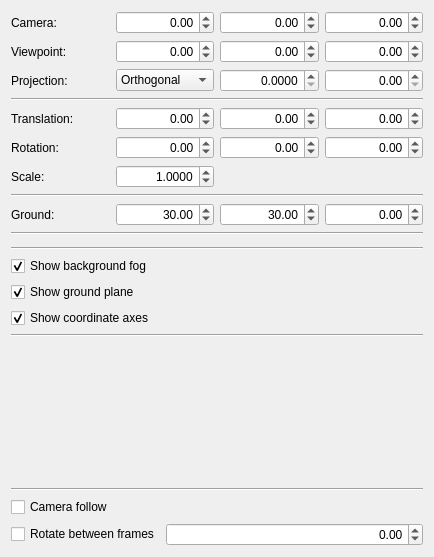
<?xml version="1.0" encoding="UTF-8"?>
<ui version="4.0">
 <class>SceneControl</class>
 <widget class="QWidget" name="SceneControl">
  <property name="geometry">
   <rect>
    <x>0</x>
    <y>0</y>
    <width>434</width>
    <height>557</height>
   </rect>
  </property>
  <property name="windowTitle">
   <string>Form</string>
  </property>
  <layout class="QVBoxLayout" name="verticalLayout">
   <item>
    <layout class="QGridLayout" name="cameraLayout">
     <item row="0" column="0">
      <widget class="QLabel" name="cameraPositionTextLabel">
       <property name="text">
        <string>Camera:</string>
       </property>
      </widget>
     </item>
     <item row="0" column="1">
      <widget class="QDoubleSpinBox" name="cameraXSpinBox">
       <property name="alignment">
        <set>Qt::AlignRight|Qt::AlignTrailing|Qt::AlignVCenter</set>
       </property>
       <property name="minimum">
        <double>-1000.000000000000000</double>
       </property>
       <property name="maximum">
        <double>1000.000000000000000</double>
       </property>
      </widget>
     </item>
     <item row="0" column="2">
      <widget class="QDoubleSpinBox" name="cameraYSpinBox">
       <property name="alignment">
        <set>Qt::AlignRight|Qt::AlignTrailing|Qt::AlignVCenter</set>
       </property>
       <property name="minimum">
        <double>-1000.000000000000000</double>
       </property>
       <property name="maximum">
        <double>1000.000000000000000</double>
       </property>
      </widget>
     </item>
     <item row="0" column="3">
      <widget class="QDoubleSpinBox" name="cameraZSpinBox">
       <property name="alignment">
        <set>Qt::AlignRight|Qt::AlignTrailing|Qt::AlignVCenter</set>
       </property>
       <property name="minimum">
        <double>-1000.000000000000000</double>
       </property>
       <property name="maximum">
        <double>1000.000000000000000</double>
       </property>
      </widget>
     </item>
     <item row="1" column="0">
      <widget class="QLabel" name="cameraViewpointTextLabel">
       <property name="text">
        <string>Viewpoint:</string>
       </property>
      </widget>
     </item>
     <item row="1" column="1">
      <widget class="QDoubleSpinBox" name="cameraViewXSpinBox">
       <property name="alignment">
        <set>Qt::AlignRight|Qt::AlignTrailing|Qt::AlignVCenter</set>
       </property>
       <property name="minimum">
        <double>-1000.000000000000000</double>
       </property>
       <property name="maximum">
        <double>1000.000000000000000</double>
       </property>
      </widget>
     </item>
     <item row="1" column="2">
      <widget class="QDoubleSpinBox" name="cameraViewYSpinBox">
       <property name="alignment">
        <set>Qt::AlignRight|Qt::AlignTrailing|Qt::AlignVCenter</set>
       </property>
       <property name="minimum">
        <double>-1000.000000000000000</double>
       </property>
       <property name="maximum">
        <double>1000.000000000000000</double>
       </property>
      </widget>
     </item>
     <item row="1" column="3">
      <widget class="QDoubleSpinBox" name="cameraViewZSpinBox">
       <property name="alignment">
        <set>Qt::AlignRight|Qt::AlignTrailing|Qt::AlignVCenter</set>
       </property>
       <property name="minimum">
        <double>-1000.000000000000000</double>
       </property>
       <property name="maximum">
        <double>1000.000000000000000</double>
       </property>
      </widget>
     </item>
     <item row="2" column="0">
      <widget class="QLabel" name="cameraModeTextLabel">
       <property name="text">
        <string>Projection:</string>
       </property>
      </widget>
     </item>
     <item row="2" column="1">
      <widget class="QComboBox" name="cameraModeComboBox">
       <item>
        <property name="text">
         <string>Orthogonal</string>
        </property>
       </item>
       <item>
        <property name="text">
         <string>Perspective</string>
        </property>
       </item>
      </widget>
     </item>
     <item row="2" column="2">
      <widget class="QDoubleSpinBox" name="cameraNearSpinBox">
       <property name="alignment">
        <set>Qt::AlignRight|Qt::AlignTrailing|Qt::AlignVCenter</set>
       </property>
       <property name="decimals">
        <number>4</number>
       </property>
       <property name="maximum">
        <double>10.000000000000000</double>
       </property>
      </widget>
     </item>
     <item row="2" column="3">
      <widget class="QDoubleSpinBox" name="cameraFarSpinBox">
       <property name="alignment">
        <set>Qt::AlignRight|Qt::AlignTrailing|Qt::AlignVCenter</set>
       </property>
       <property name="decimals">
        <number>2</number>
       </property>
       <property name="maximum">
        <double>1000.000000000000000</double>
       </property>
      </widget>
     </item>
    </layout>
   </item>
   <item>
    <widget class="Line" name="line_7">
     <property name="orientation">
      <enum>Qt::Horizontal</enum>
     </property>
    </widget>
   </item>
   <item>
    <layout class="QGridLayout" name="sceneLayout">
     <item row="1" column="0">
      <widget class="QLabel" name="sceneTranslationTextLabel">
       <property name="text">
        <string>Translation:</string>
       </property>
      </widget>
     </item>
     <item row="1" column="1">
      <widget class="QDoubleSpinBox" name="sceneXSpinBox">
       <property name="alignment">
        <set>Qt::AlignRight|Qt::AlignTrailing|Qt::AlignVCenter</set>
       </property>
       <property name="minimum">
        <double>-1000.000000000000000</double>
       </property>
       <property name="maximum">
        <double>1000.000000000000000</double>
       </property>
      </widget>
     </item>
     <item row="1" column="2">
      <widget class="QDoubleSpinBox" name="sceneYSpinBox">
       <property name="alignment">
        <set>Qt::AlignRight|Qt::AlignTrailing|Qt::AlignVCenter</set>
       </property>
       <property name="minimum">
        <double>-1000.000000000000000</double>
       </property>
       <property name="maximum">
        <double>1000.000000000000000</double>
       </property>
      </widget>
     </item>
     <item row="1" column="3">
      <widget class="QDoubleSpinBox" name="sceneZSpinBox">
       <property name="alignment">
        <set>Qt::AlignRight|Qt::AlignTrailing|Qt::AlignVCenter</set>
       </property>
       <property name="minimum">
        <double>-1000.000000000000000</double>
       </property>
       <property name="maximum">
        <double>1000.000000000000000</double>
       </property>
      </widget>
     </item>
     <item row="2" column="0">
      <widget class="QLabel" name="sceneRotationTextLabel">
       <property name="text">
        <string>Rotation:</string>
       </property>
      </widget>
     </item>
     <item row="3" column="0">
      <widget class="QLabel" name="sceneScaleTextLabel">
       <property name="text">
        <string>Scale:</string>
       </property>
      </widget>
     </item>
     <item row="2" column="1">
      <widget class="QDoubleSpinBox" name="sceneYawSpinBox">
       <property name="alignment">
        <set>Qt::AlignRight|Qt::AlignTrailing|Qt::AlignVCenter</set>
       </property>
       <property name="minimum">
        <double>-180.000000000000000</double>
       </property>
       <property name="maximum">
        <double>179.990000000000009</double>
       </property>
      </widget>
     </item>
     <item row="2" column="2">
      <widget class="QDoubleSpinBox" name="scenePitchSpinBox">
       <property name="alignment">
        <set>Qt::AlignRight|Qt::AlignTrailing|Qt::AlignVCenter</set>
       </property>
       <property name="minimum">
        <double>-180.000000000000000</double>
       </property>
       <property name="maximum">
        <double>179.990000000000009</double>
       </property>
      </widget>
     </item>
     <item row="2" column="3">
      <widget class="QDoubleSpinBox" name="sceneRollSpinBox">
       <property name="alignment">
        <set>Qt::AlignRight|Qt::AlignTrailing|Qt::AlignVCenter</set>
       </property>
       <property name="minimum">
        <double>-180.000000000000000</double>
       </property>
       <property name="maximum">
        <double>179.990000000000009</double>
       </property>
      </widget>
     </item>
     <item row="3" column="1">
      <widget class="QDoubleSpinBox" name="sceneScaleSpinBox">
       <property name="alignment">
        <set>Qt::AlignRight|Qt::AlignTrailing|Qt::AlignVCenter</set>
       </property>
       <property name="decimals">
        <number>4</number>
       </property>
       <property name="minimum">
        <double>0.000100000000000</double>
       </property>
       <property name="singleStep">
        <double>0.010000000000000</double>
       </property>
       <property name="value">
        <double>1.000000000000000</double>
       </property>
      </widget>
     </item>
    </layout>
   </item>
   <item>
    <widget class="Line" name="line">
     <property name="orientation">
      <enum>Qt::Horizontal</enum>
     </property>
    </widget>
   </item>
   <item>
    <layout class="QGridLayout" name="groundLayout">
     <item row="0" column="0">
      <widget class="QLabel" name="groundTextLabel">
       <property name="text">
        <string>Ground:</string>
       </property>
      </widget>
     </item>
     <item row="0" column="1">
      <widget class="QDoubleSpinBox" name="groundXSpinBox">
       <property name="alignment">
        <set>Qt::AlignRight|Qt::AlignTrailing|Qt::AlignVCenter</set>
       </property>
       <property name="singleStep">
        <double>0.010000000000000</double>
       </property>
       <property name="value">
        <double>30.000000000000000</double>
       </property>
      </widget>
     </item>
     <item row="0" column="2">
      <widget class="QDoubleSpinBox" name="groundYSpinBox">
       <property name="alignment">
        <set>Qt::AlignRight|Qt::AlignTrailing|Qt::AlignVCenter</set>
       </property>
       <property name="singleStep">
        <double>0.010000000000000</double>
       </property>
       <property name="value">
        <double>30.000000000000000</double>
       </property>
      </widget>
     </item>
     <item row="0" column="3">
      <widget class="QDoubleSpinBox" name="groundZSpinBox">
       <property name="alignment">
        <set>Qt::AlignRight|Qt::AlignTrailing|Qt::AlignVCenter</set>
       </property>
       <property name="minimum">
        <double>-100.000000000000000</double>
       </property>
       <property name="maximum">
        <double>100.000000000000000</double>
       </property>
       <property name="singleStep">
        <double>0.010000000000000</double>
       </property>
      </widget>
     </item>
    </layout>
   </item>
   <item>
    <widget class="Line" name="line_8">
     <property name="orientation">
      <enum>Qt::Horizontal</enum>
     </property>
    </widget>
   </item>
   <item>
    <widget class="ColorChooser" name="colorChooser" native="true"/>
   </item>
   <item>
    <widget class="Line" name="line_4">
     <property name="orientation">
      <enum>Qt::Horizontal</enum>
     </property>
    </widget>
   </item>
   <item>
    <layout class="QGridLayout" name="showLayout">
     <item row="2" column="0">
      <widget class="QCheckBox" name="showAxesCheckBox">
       <property name="text">
        <string>Show coordinate axes</string>
       </property>
       <property name="checked">
        <bool>true</bool>
       </property>
      </widget>
     </item>
     <item row="0" column="0">
      <widget class="QCheckBox" name="showFogCheckBox">
       <property name="text">
        <string>Show background fog</string>
       </property>
       <property name="checked">
        <bool>true</bool>
       </property>
      </widget>
     </item>
     <item row="1" column="0">
      <widget class="QCheckBox" name="showGroundCheckBox">
       <property name="text">
        <string>Show ground plane</string>
       </property>
       <property name="checked">
        <bool>true</bool>
       </property>
      </widget>
     </item>
    </layout>
   </item>
   <item>
    <widget class="Line" name="line_5">
     <property name="orientation">
      <enum>Qt::Horizontal</enum>
     </property>
    </widget>
   </item>
   <item>
    <spacer name="verticalSpacer">
     <property name="orientation">
      <enum>Qt::Vertical</enum>
     </property>
     <property name="sizeType">
      <enum>QSizePolicy::Expanding</enum>
     </property>
     <property name="sizeHint" stdset="0">
      <size>
       <width>20</width>
       <height>40</height>
      </size>
     </property>
    </spacer>
   </item>
   <item>
    <widget class="Line" name="line_6">
     <property name="orientation">
      <enum>Qt::Horizontal</enum>
     </property>
    </widget>
   </item>
   <item>
    <layout class="QGridLayout" name="kinematicsLayout">
     <item row="1" column="0">
      <widget class="QCheckBox" name="rotateFramesCheckBox">
       <property name="text">
        <string>Rotate between frames</string>
       </property>
      </widget>
     </item>
     <item row="1" column="1">
      <widget class="QDoubleSpinBox" name="frameRotationSpinBox">
       <property name="alignment">
        <set>Qt::AlignRight|Qt::AlignTrailing|Qt::AlignVCenter</set>
       </property>
       <property name="minimum">
        <double>-180.000000000000000</double>
       </property>
       <property name="maximum">
        <double>179.990000000000009</double>
       </property>
       <property name="singleStep">
        <double>1.000000000000000</double>
       </property>
      </widget>
     </item>
     <item row="0" column="0">
      <widget class="QCheckBox" name="cameraFollowCheckBox">
       <property name="text">
        <string>Camera follow</string>
       </property>
      </widget>
     </item>
     <item row="0" column="1">
      <spacer name="horizontalSpacer">
       <property name="orientation">
        <enum>Qt::Horizontal</enum>
       </property>
       <property name="sizeHint" stdset="0">
        <size>
         <width>40</width>
         <height>20</height>
        </size>
       </property>
      </spacer>
     </item>
    </layout>
   </item>
  </layout>
 </widget>
 <customwidgets>
  <customwidget>
   <class>ColorChooser</class>
   <extends>QWidget</extends>
   <header>colorchooser.h</header>
   <container>1</container>
  </customwidget>
 </customwidgets>
 <resources/>
 <connections>
  <connection>
   <sender>showAxesCheckBox</sender>
   <signal>toggled(bool)</signal>
   <receiver>SceneControl</receiver>
   <slot>showAxesToggled(bool)</slot>
   <hints>
    <hint type="sourcelabel">
     <x>199</x>
     <y>53</y>
    </hint>
    <hint type="destinationlabel">
     <x>199</x>
     <y>149</y>
    </hint>
   </hints>
  </connection>
  <connection>
   <sender>sceneXSpinBox</sender>
   <signal>valueChanged(double)</signal>
   <receiver>SceneControl</receiver>
   <slot>sceneTranslationChanged()</slot>
   <hints>
    <hint type="sourcelabel">
     <x>150</x>
     <y>54</y>
    </hint>
    <hint type="destinationlabel">
     <x>199</x>
     <y>149</y>
    </hint>
   </hints>
  </connection>
  <connection>
   <sender>sceneYSpinBox</sender>
   <signal>valueChanged(double)</signal>
   <receiver>SceneControl</receiver>
   <slot>sceneTranslationChanged()</slot>
   <hints>
    <hint type="sourcelabel">
     <x>249</x>
     <y>54</y>
    </hint>
    <hint type="destinationlabel">
     <x>199</x>
     <y>149</y>
    </hint>
   </hints>
  </connection>
  <connection>
   <sender>sceneZSpinBox</sender>
   <signal>valueChanged(double)</signal>
   <receiver>SceneControl</receiver>
   <slot>sceneTranslationChanged()</slot>
   <hints>
    <hint type="sourcelabel">
     <x>347</x>
     <y>54</y>
    </hint>
    <hint type="destinationlabel">
     <x>199</x>
     <y>149</y>
    </hint>
   </hints>
  </connection>
  <connection>
   <sender>sceneYawSpinBox</sender>
   <signal>valueChanged(double)</signal>
   <receiver>SceneControl</receiver>
   <slot>sceneRotationChanged()</slot>
   <hints>
    <hint type="sourcelabel">
     <x>150</x>
     <y>83</y>
    </hint>
    <hint type="destinationlabel">
     <x>199</x>
     <y>149</y>
    </hint>
   </hints>
  </connection>
  <connection>
   <sender>scenePitchSpinBox</sender>
   <signal>valueChanged(double)</signal>
   <receiver>SceneControl</receiver>
   <slot>sceneRotationChanged()</slot>
   <hints>
    <hint type="sourcelabel">
     <x>249</x>
     <y>83</y>
    </hint>
    <hint type="destinationlabel">
     <x>199</x>
     <y>149</y>
    </hint>
   </hints>
  </connection>
  <connection>
   <sender>sceneRollSpinBox</sender>
   <signal>valueChanged(double)</signal>
   <receiver>SceneControl</receiver>
   <slot>sceneRotationChanged()</slot>
   <hints>
    <hint type="sourcelabel">
     <x>347</x>
     <y>83</y>
    </hint>
    <hint type="destinationlabel">
     <x>199</x>
     <y>149</y>
    </hint>
   </hints>
  </connection>
  <connection>
   <sender>sceneScaleSpinBox</sender>
   <signal>valueChanged(double)</signal>
   <receiver>SceneControl</receiver>
   <slot>sceneScaleChanged()</slot>
   <hints>
    <hint type="sourcelabel">
     <x>150</x>
     <y>112</y>
    </hint>
    <hint type="destinationlabel">
     <x>199</x>
     <y>149</y>
    </hint>
   </hints>
  </connection>
  <connection>
   <sender>showFogCheckBox</sender>
   <signal>toggled(bool)</signal>
   <receiver>SceneControl</receiver>
   <slot>showFogToggled(bool)</slot>
   <hints>
    <hint type="sourcelabel">
     <x>199</x>
     <y>177</y>
    </hint>
    <hint type="destinationlabel">
     <x>199</x>
     <y>188</y>
    </hint>
   </hints>
  </connection>
  <connection>
   <sender>groundXSpinBox</sender>
   <signal>valueChanged(double)</signal>
   <receiver>SceneControl</receiver>
   <slot>groundRadiusChanged(double)</slot>
   <hints>
    <hint type="sourcelabel">
     <x>150</x>
     <y>30</y>
    </hint>
    <hint type="destinationlabel">
     <x>199</x>
     <y>188</y>
    </hint>
   </hints>
  </connection>
  <connection>
   <sender>showGroundCheckBox</sender>
   <signal>toggled(bool)</signal>
   <receiver>SceneControl</receiver>
   <slot>showGroundToggled(bool)</slot>
   <hints>
    <hint type="sourcelabel">
     <x>199</x>
     <y>181</y>
    </hint>
    <hint type="destinationlabel">
     <x>199</x>
     <y>188</y>
    </hint>
   </hints>
  </connection>
  <connection>
   <sender>groundYSpinBox</sender>
   <signal>valueChanged(double)</signal>
   <receiver>SceneControl</receiver>
   <slot>groundRadiusChanged(double)</slot>
   <hints>
    <hint type="sourcelabel">
     <x>249</x>
     <y>104</y>
    </hint>
    <hint type="destinationlabel">
     <x>199</x>
     <y>249</y>
    </hint>
   </hints>
  </connection>
  <connection>
   <sender>groundZSpinBox</sender>
   <signal>valueChanged(double)</signal>
   <receiver>SceneControl</receiver>
   <slot>groundElevationChanged(double)</slot>
   <hints>
    <hint type="sourcelabel">
     <x>347</x>
     <y>104</y>
    </hint>
    <hint type="destinationlabel">
     <x>199</x>
     <y>249</y>
    </hint>
   </hints>
  </connection>
  <connection>
   <sender>cameraXSpinBox</sender>
   <signal>valueChanged(double)</signal>
   <receiver>SceneControl</receiver>
   <slot>cameraPositionChanged()</slot>
   <hints>
    <hint type="sourcelabel">
     <x>196</x>
     <y>17</y>
    </hint>
    <hint type="destinationlabel">
     <x>260</x>
     <y>300</y>
    </hint>
   </hints>
  </connection>
  <connection>
   <sender>cameraYSpinBox</sender>
   <signal>valueChanged(double)</signal>
   <receiver>SceneControl</receiver>
   <slot>cameraPositionChanged()</slot>
   <hints>
    <hint type="sourcelabel">
     <x>325</x>
     <y>17</y>
    </hint>
    <hint type="destinationlabel">
     <x>260</x>
     <y>300</y>
    </hint>
   </hints>
  </connection>
  <connection>
   <sender>cameraZSpinBox</sender>
   <signal>valueChanged(double)</signal>
   <receiver>SceneControl</receiver>
   <slot>cameraPositionChanged()</slot>
   <hints>
    <hint type="sourcelabel">
     <x>454</x>
     <y>17</y>
    </hint>
    <hint type="destinationlabel">
     <x>260</x>
     <y>300</y>
    </hint>
   </hints>
  </connection>
  <connection>
   <sender>cameraViewXSpinBox</sender>
   <signal>valueChanged(double)</signal>
   <receiver>SceneControl</receiver>
   <slot>cameraViewpointChanged()</slot>
   <hints>
    <hint type="sourcelabel">
     <x>196</x>
     <y>46</y>
    </hint>
    <hint type="destinationlabel">
     <x>260</x>
     <y>300</y>
    </hint>
   </hints>
  </connection>
  <connection>
   <sender>cameraViewYSpinBox</sender>
   <signal>valueChanged(double)</signal>
   <receiver>SceneControl</receiver>
   <slot>cameraViewpointChanged()</slot>
   <hints>
    <hint type="sourcelabel">
     <x>325</x>
     <y>46</y>
    </hint>
    <hint type="destinationlabel">
     <x>260</x>
     <y>300</y>
    </hint>
   </hints>
  </connection>
  <connection>
   <sender>cameraViewZSpinBox</sender>
   <signal>valueChanged(double)</signal>
   <receiver>SceneControl</receiver>
   <slot>cameraViewpointChanged()</slot>
   <hints>
    <hint type="sourcelabel">
     <x>454</x>
     <y>46</y>
    </hint>
    <hint type="destinationlabel">
     <x>260</x>
     <y>300</y>
    </hint>
   </hints>
  </connection>
  <connection>
   <sender>cameraModeComboBox</sender>
   <signal>currentIndexChanged(int)</signal>
   <receiver>SceneControl</receiver>
   <slot>cameraModeChanged(int)</slot>
   <hints>
    <hint type="sourcelabel">
     <x>163</x>
     <y>75</y>
    </hint>
    <hint type="destinationlabel">
     <x>216</x>
     <y>300</y>
    </hint>
   </hints>
  </connection>
  <connection>
   <sender>cameraNearSpinBox</sender>
   <signal>valueChanged(double)</signal>
   <receiver>SceneControl</receiver>
   <slot>cameraRangeChanged()</slot>
   <hints>
    <hint type="sourcelabel">
     <x>270</x>
     <y>75</y>
    </hint>
    <hint type="destinationlabel">
     <x>216</x>
     <y>278</y>
    </hint>
   </hints>
  </connection>
  <connection>
   <sender>cameraFarSpinBox</sender>
   <signal>valueChanged(double)</signal>
   <receiver>SceneControl</receiver>
   <slot>cameraRangeChanged()</slot>
   <hints>
    <hint type="sourcelabel">
     <x>377</x>
     <y>75</y>
    </hint>
    <hint type="destinationlabel">
     <x>216</x>
     <y>278</y>
    </hint>
   </hints>
  </connection>
 </connections>
 <slots>
  <slot>showAxesToggled(bool)</slot>
  <slot>sceneTranslationChanged()</slot>
  <slot>sceneRotationChanged()</slot>
  <slot>sceneScaleChanged()</slot>
  <slot>showFogToggled(bool)</slot>
  <slot>groundRadiusChanged(double)</slot>
  <slot>showGroundToggled(bool)</slot>
  <slot>groundElevationChanged(double)</slot>
  <slot>cameraPositionChanged()</slot>
  <slot>cameraViewpointChanged()</slot>
  <slot>cameraModeChanged(int)</slot>
  <slot>cameraRangeChanged()</slot>
 </slots>
</ui>
